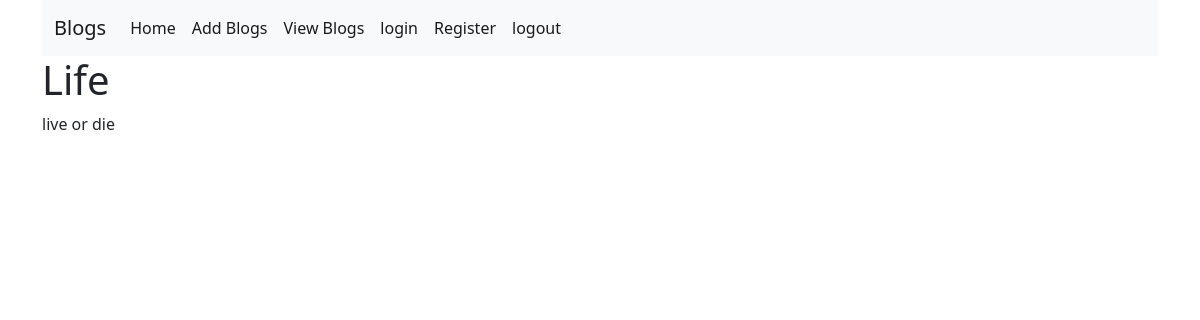
/blog/1, run on an earlier commit of the app's database.
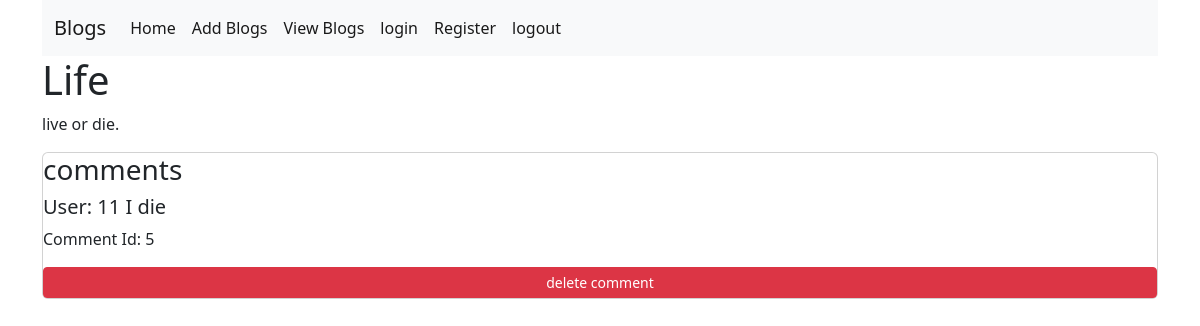
And on a later commit of the database.
### app/main/models.py (models this page shows, shortened)
class BaseModel():
    def create(self):
        db.session.add(self)
        db.session.commit()

class Blog(BaseModel, db.Model):
    id = db.Column(db.Integer, primary_key=True)
    title = db.Column(db.String(500), nullable=False)
    blog = db.Column(db.String(1000), nullable=False)
    timestamp = db.Column(db.Date(), nullable=False)
    user_id = db.Column(db.Integer, db.ForeignKey('user.id'))

class Comment(BaseModel, db.Model):
    id = db.Column(db.Integer, primary_key=True)
    comment = db.Column(db.String(1000), nullable=False)
    blog_id = db.Column(db.Integer, db.ForeignKey('blog.id'))
    user_id = db.Column(db.Integer, db.ForeignKey('user.id'))

### app/main/views.py (the view)
@main.route('/blog/<int:id>', methods=['GET'])
def get_blog(id):
    blog = Blog.query.filter_by(id=id).first()
    comments = Comment.query.filter_by(blog_id=id).all()
    return render_template('singleBlog.html', blog=blog, comments=comments)

### app/templates/singleBlog.html
{% extends 'base.html' %} {% block main_content %}
<h1>{{blog.title}}</h1>
<p>{{blog.blog}}</p>
{% for comment in comments %}
<div class="card">
<h3>comments</h3>
<h5>User: {{comment.user_id}} {{comment.comment}}</h5>
<p>
  Comment Id: {{comment.id}}
</p>
<a class="btn btn-danger  btn-sm" href="{{ url_for( 'main.delete_comment' , id=comment.id ) }}">
  <img src="" alt="" />delete comment
</a>
</div>
{% endfor %} {% endblock %}

What changed in the data, as far as the page shows it:
changed Blog "Life": blog "live or die" → "live or die."
added Comment: user_id "11", comment "I die", id "5"
